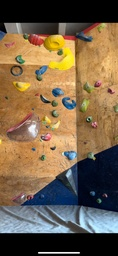
#> input picture input_images/foto_19.jpg, 118 x 256 px, shrunk from 739 x 1600 before the run, found by its file name
$ python teste2.py   (older library calls are emulated)
#> lines starting #> are read from the running program, lines starting #| are printed output that depends on the picture
import cv2
import numpy as np
import matplotlib
matplotlib.use('TkAgg')
import matplotlib.pyplot as plt

# Carregar a imagem
image = cv2.imread('cropped_images/foto_19.jpg', cv2.IMREAD_GRAYSCALE)
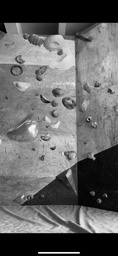
#> image: shape (256, 118); min 0, max 251, mean 101.7

# Função para criar filtros de Gabor
def create_gabor_filters():
    kernels = []
    for theta in [0, np.pi/4, np.pi/2, 3*np.pi/4]:
        kernel = cv2.getGaborKernel((21, 21), 5, theta, 10, 0.5, 0, ktype=cv2.CV_32F)
        kernels.append(kernel)
    return kernels

# Função para aplicar filtros em uma imagem
def apply_filters(image, kernels):
    filtered_images = []
    for kernel in kernels:
        filtered = cv2.filter2D(image, cv2.CV_8UC3, kernel)
        filtered_images.append(filtered)
    return filtered_images

# Função para reduzir a imagem em 3 escalas
def reduce_image(image):
    scales = [image]
    for _ in range(2):  # Reduz a imagem em 2 níveis (3 escalas no total)
        image = cv2.GaussianBlur(image, (5, 5), 1)
        image = cv2.resize(image, (image.shape[1]//2, image.shape[0]//2))
        scales.append(image)
#> this loop made 2 passes
#> pass 1, in reduce_image, `image = cv2.GaussianBlur(image, (5, 5), 1)`:
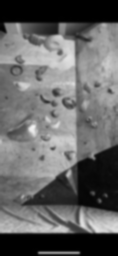
#> image: shape (256, 118); min 0, max 241, mean 101.7
#> pass 1, in reduce_image, `image = cv2.resize(image, (image.shape[1]//2, image.shape[0]//2))`:
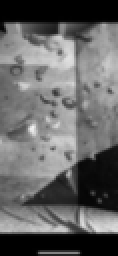
#> image: shape (128, 59) (shown 2 times larger); min 0, max 239, mean 101.8
#> pass 2, in reduce_image, `image = cv2.resize(image, (image.shape[1]//2, image.shape[0]//2))`:
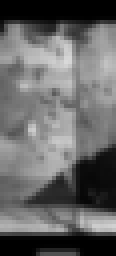
#> image: shape (64, 29) (shown 4 times larger); min 0, max 217, mean 101.8
#> after the loop, scales = 3 items
    return scales

# Função para calcular a média das janelas
def calculate_texture_features(image, window_size=5):
    height, width = image.shape
    features = []
    for y in range(0, height - window_size, window_size):
        for x in range(0, width - window_size, window_size):
            window = image[y:y+window_size, x:x+window_size]
            features.append(np.mean(window))
    return features

# Função para calcular a distância euclidiana entre dois vetores
def euclidean_distance(v1, v2):
    return np.sqrt(np.sum((v1 - v2) ** 2))

# Função para segmentar a imagem manualmente
def segment_image(features, n_clusters=3):
    # Inicializando os centros dos clusters com as primeiras 'n_clusters' características
    centers = [features[i] for i in range(n_clusters)]
    labels = np.zeros(len(features), dtype=int)

    # Iterações para atribuição das características aos clusters
    for _ in range(10):  # Número fixo de iterações
        # Atribuindo cada característica ao cluster mais próximo
        for i, feature in enumerate(features):
            distances = [euclidean_distance(feature, center) for center in centers]
            labels[i] = np.argmin(distances)

        # Atualizando os centros dos clusters
        for i in range(n_clusters):
            cluster_features = [features[j] for j in range(len(features)) if labels[j] == i]
            if cluster_features:
                centers[i] = np.mean(cluster_features, axis=0)

    return labels

# Criar filtros de Gabor
kernels = create_gabor_filters()

# Aplicar filtros em todas as escalas
scales = reduce_image(image)
#> scales = 3 items
filtered_images = []
for scale in scales:
    filtered_images.append(apply_filters(scale, kernels))
#> this loop made 3 passes
#> after the loop, filtered_images = 3 items

# Calculando características de textura para cada escala e filtro
all_features = []
for filtered_images_scale in filtered_images:
    for filtered_image in filtered_images_scale:
        features = calculate_texture_features(filtered_image)
        all_features.extend(features)
#> this loop made 3 passes
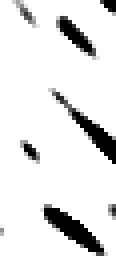
#> filtered_image: shape (64, 29) (shown 4 times larger); min 0, max 255, mean 227.7
#> after the loop, all_features = 6032 values, max 255 at index 104, min 0 at index 0, mean 150.4

# Realizando a segmentação manual usando a distância euclidiana
n_clusters = 3  # Defina o número de clusters desejado
#> n_clusters = 3
labels = segment_image(np.array(all_features).reshape(-1, 1), n_clusters)
#> in segment_image, `centers = [features[i] for i in range(n_clusters)]`: centers = [[0], [0], [0]]
#> in segment_image, `labels = np.zeros(len(features), dtype=int)`: labels = 6032 values from 0 to 0
#> after the loop in segment_image, `for _ in range(10):`: centers = [[243.8], [127.7], [21.29]]; labels = 6032 values, max 2 at index 0, min 0 at index 70, mean 0.829

# Mapeando os rótulos para a imagem original
height, width = image.shape
#> height = 256; width = 118
segmented_image = np.zeros_like(image)

feature_idx = 0
for y in range(0, height - 5, 5):  # Usando uma janela 5x5
    for x in range(0, width - 5, 5):
        window_label = labels[feature_idx]
        segmented_image[y:y+5, x:x+5] = window_label * 85  # Colorindo os clusters (código arbitrário)
        feature_idx += 1
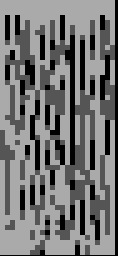
#> segmented_image: shape (256, 118); min 0, max 170, mean 116.4
#> after the loop, feature_idx = 1173

# Exibindo os resultados
plt.figure(figsize=(10, 10))

# Imagem original
plt.subplot(2, 3, 1)
plt.imshow(image, cmap='gray')
plt.title("Imagem Original")
plt.axis('off')

# Exibindo imagens filtradas em cada escala
for i, filtered_image in enumerate(filtered_images[0]):
    plt.subplot(2, 3, i+2)
    plt.imshow(filtered_image, cmap='gray')
    plt.title(f"Escala 1 - Filtro {i+1}")
    plt.axis('off')
#> this loop made 4 passes

# Exibindo a imagem segmentada
plt.subplot(2, 3, 6)
plt.imshow(segmented_image, cmap='tab20b')
plt.title("Imagem Segmentada")
plt.axis('off')

plt.tight_layout()
plt.show()
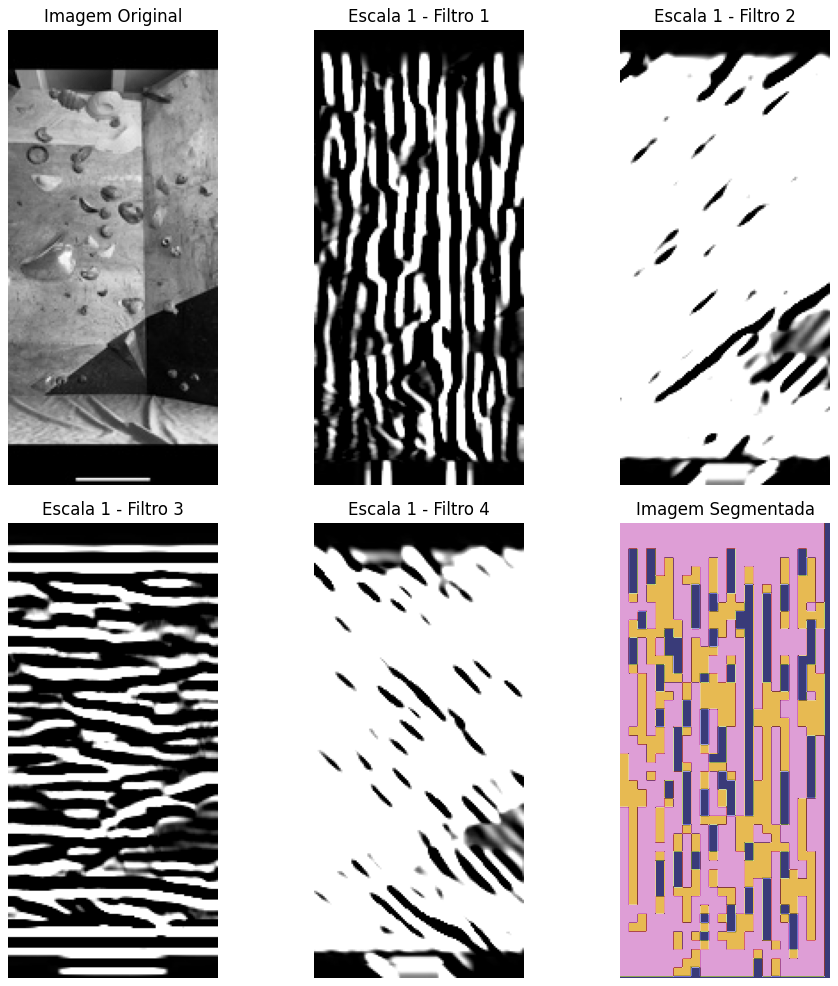
#> figure drawn by matplotlib, 6 panels

$ run again, with input_images/foto_0.jpg copied over input_images/foto_19.jpg
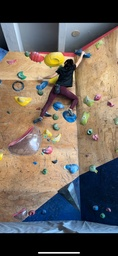
#> input picture input_images/foto_0.jpg, 118 x 256 px, shrunk from 739 x 1600 before the run, found by its file name
#> after the loop in reduce_image, `for _ in range(2):`: scales = 3 items
#> the loop `for scale in scales:` made 3 passes
#> the loop `for filtered_images_scale in filtered_images:` made 3 passes
#> after the loop `for filtered_images_scale in filtered_images:`:
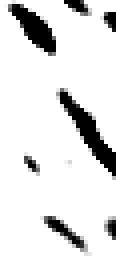
#> filtered_image: shape (64, 29) (shown 4 times larger); min 0, max 255, mean 223.7
#> after the loop `for filtered_images_scale in filtered_images:`: all_features = 6032 values, max 255 at index 227, min 0 at index 0, mean 148.7
#> n_clusters = 3
#> in segment_image, `centers = [features[i] for i in range(n_clusters)]`: centers = [[0], [0], [0]]
#> in segment_image, `labels = np.zeros(len(features), dtype=int)`: labels = 6032 values from 0 to 0
#> after the loop in segment_image, `for _ in range(10):`: centers = [[243.1], [129.6], [21.48]]; labels = 6032 values, max 2 at index 0, min 0 at index 81, mean 0.846
#> after the loop `for y in range(0, height - 5, 5):`:
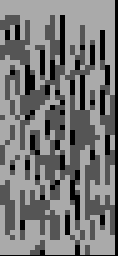
#> segmented_image: shape (256, 118); min 0, max 170, mean 118.5
#> after the loop `for y in range(0, height - 5, 5):`: feature_idx = 1173
#> the loop `for i, filtered_image in enumerate(filtered_images[0]):` made 4 passes
